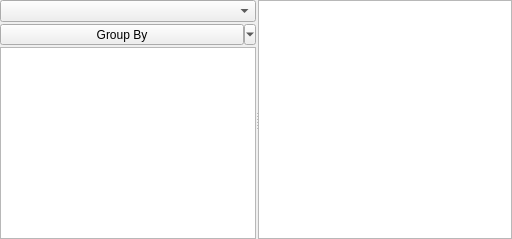
        <widget class="QWidget" name="Playlist_tab">
         <attribute name="title">
          <string>Playlist</string>
         </attribute>
         <layout class="QGridLayout" name="gridLayout_6">
          <property name="leftMargin">
           <number>0</number>
          </property>
          <property name="topMargin">
           <number>0</number>
          </property>
          <property name="rightMargin">
           <number>0</number>
          </property>
          <property name="bottomMargin">
           <number>0</number>
          </property>
          <property name="spacing">
           <number>2</number>
          </property>
          <item row="1" column="0">
           <widget class="QSplitter" name="splitter_4">
            <property name="orientation">
             <enum>Qt::Horizontal</enum>
            </property>
            <property name="handleWidth">
             <number>2</number>
            </property>
            <widget class="QFrame" name="frame_16">
             <property name="maximumSize">
              <size>
               <width>258</width>
               <height>16777215</height>
              </size>
             </property>
             <layout class="QVBoxLayout" name="verticalLayout_41">
              <property name="spacing">
               <number>2</number>
              </property>
              <property name="leftMargin">
               <number>0</number>
              </property>
              <property name="topMargin">
               <number>0</number>
              </property>
              <property name="rightMargin">
               <number>0</number>
              </property>
              <property name="bottomMargin">
               <number>0</number>
              </property>
              <item>
               <widget class="QComboBox" name="playlist_combo"/>
              </item>
              <item>
               <widget class="QToolButton" name="playlist_grp_srt_btn">
                <property name="sizePolicy">
                 <sizepolicy hsizetype="Preferred" vsizetype="Fixed">
                  <horstretch>0</horstretch>
                  <verstretch>0</verstretch>
                 </sizepolicy>
                </property>
                <property name="text">
                 <string>Group By</string>
                </property>
                <property name="checkable">
                 <bool>true</bool>
                </property>
                <property name="popupMode">
                 <enum>QToolButton::MenuButtonPopup</enum>
                </property>
                <property name="toolButtonStyle">
                 <enum>Qt::ToolButtonTextBesideIcon</enum>
                </property>
                <property name="arrowType">
                 <enum>Qt::NoArrow</enum>
                </property>
               </widget>
              </item>
              <item>
               <widget class="QTableView" name="playlist_grp_srt_list">
                <property name="sizePolicy">
                 <sizepolicy hsizetype="Expanding" vsizetype="Expanding">
                  <horstretch>0</horstretch>
                  <verstretch>0</verstretch>
                 </sizepolicy>
                </property>
                <property name="focusPolicy">
                 <enum>Qt::NoFocus</enum>
                </property>
                <property name="horizontalScrollBarPolicy">
                 <enum>Qt::ScrollBarAsNeeded</enum>
                </property>
                <property name="sizeAdjustPolicy">
                 <enum>QAbstractScrollArea::AdjustIgnored</enum>
                </property>
                <property name="autoScroll">
                 <bool>true</bool>
                </property>
                <property name="editTriggers">
                 <set>QAbstractItemView::NoEditTriggers</set>
                </property>
                <property name="showDropIndicator" stdset="0">
                 <bool>false</bool>
                </property>
                <property name="dragDropOverwriteMode">
                 <bool>false</bool>
                </property>
                <property name="alternatingRowColors">
                 <bool>false</bool>
                </property>
                <property name="selectionMode">
                 <enum>QAbstractItemView::ExtendedSelection</enum>
                </property>
                <property name="selectionBehavior">
                 <enum>QAbstractItemView::SelectRows</enum>
                </property>
                <property name="textElideMode">
                 <enum>Qt::ElideRight</enum>
                </property>
                <property name="showGrid">
                 <bool>false</bool>
                </property>
                <property name="gridStyle">
                 <enum>Qt::NoPen</enum>
                </property>
                <property name="sortingEnabled">
                 <bool>false</bool>
                </property>
                <property name="wordWrap">
                 <bool>true</bool>
                </property>
                <property name="cornerButtonEnabled">
                 <bool>false</bool>
                </property>
                <attribute name="horizontalHeaderVisible">
                 <bool>false</bool>
                </attribute>
                <attribute name="horizontalHeaderCascadingSectionResizes">
                 <bool>false</bool>
                </attribute>
                <attribute name="horizontalHeaderMinimumSectionSize">
                 <number>55</number>
                </attribute>
                <attribute name="horizontalHeaderStretchLastSection">
                 <bool>true</bool>
                </attribute>
                <attribute name="verticalHeaderVisible">
                 <bool>false</bool>
                </attribute>
                <attribute name="verticalHeaderCascadingSectionResizes">
                 <bool>false</bool>
                </attribute>
               </widget>
              </item>
             </layout>
            </widget>
            <widget class="QTableView" name="playlist_table">
             <property name="sizePolicy">
              <sizepolicy hsizetype="Expanding" vsizetype="Expanding">
               <horstretch>1</horstretch>
               <verstretch>0</verstretch>
              </sizepolicy>
             </property>
             <property name="focusPolicy">
              <enum>Qt::NoFocus</enum>
             </property>
             <property name="editTriggers">
              <set>QAbstractItemView::NoEditTriggers</set>
             </property>
             <property name="dragDropOverwriteMode">
              <bool>false</bool>
             </property>
             <property name="selectionBehavior">
              <enum>QAbstractItemView::SelectRows</enum>
             </property>
             <property name="showGrid">
              <bool>false</bool>
             </property>
             <property name="sortingEnabled">
              <bool>true</bool>
             </property>
             <property name="wordWrap">
              <bool>false</bool>
             </property>
             <property name="cornerButtonEnabled">
              <bool>false</bool>
             </property>
             <attribute name="horizontalHeaderMinimumSectionSize">
              <number>55</number>
             </attribute>
             <attribute name="verticalHeaderVisible">
              <bool>false</bool>
             </attribute>
             <attribute name="verticalHeaderCascadingSectionResizes">
              <bool>true</bool>
             </attribute>
            </widget>
           </widget>
          </item>
         </layout>
        </widget>
